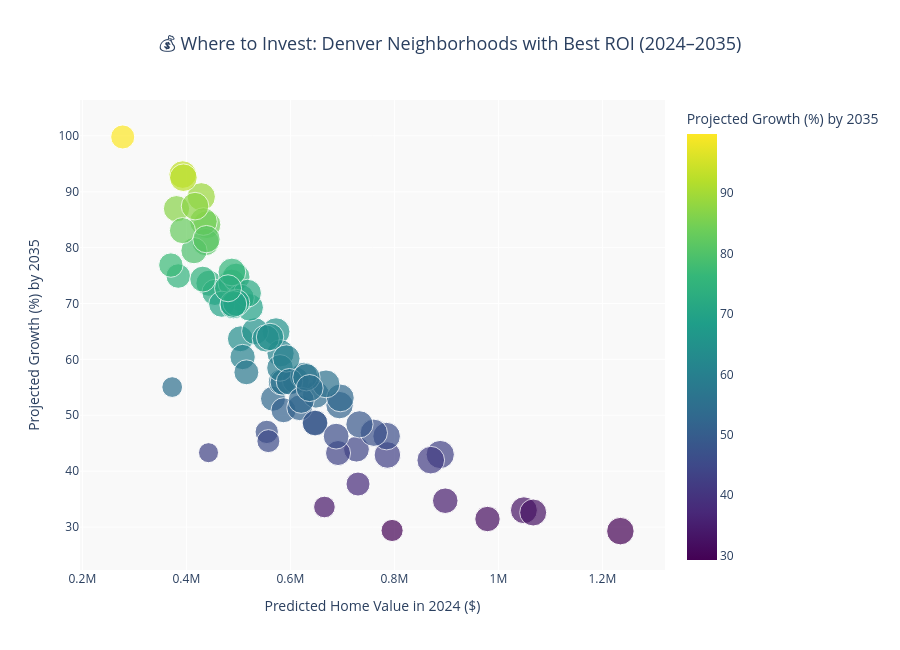

Write notebook code for a chart like this one.
### Code cell
import plotly.express as px

# Create a copy of your best investment opportunities
investment_df["Dollar Growth"] = investment_df["Growth ($)"]
investment_df["Percent Growth"] = investment_df["Growth (%)"]
investment_df["2024 Value"] = investment_df["Predicted Home Value_2024"]

# Interactive scatter plot
fig = px.scatter(
    investment_df,
    x="2024 Value",
    y="Percent Growth",
    size="Dollar Growth",
    color="Percent Growth",
    hover_name="Neighborhood",
    hover_data={
        "2024 Value": ":$,",
        "Percent Growth": ":.1f",
        "Dollar Growth": ":$,"
    },
    color_continuous_scale="Viridis",
    title="💰 Where to Invest: Denver Neighborhoods with Best ROI (2024–2035)",
    labels={
        "2024 Value": "Predicted Home Value in 2024 ($)",
        "Percent Growth": "Projected Growth (%) by 2035"
    },
    height=650
)

fig.update_layout(
    title_font=dict(size=18),
    title_x=0.5,
    plot_bgcolor="#f9f9f9"
)

fig.show()

### Figure 1 — Plotly figure (JSON) as saved in the notebook; plotly's stock layout.template omitted (floating-point values rounded to 4 significant figures)
{"data": [{"customdata": [[369753], [314945], [300110], [353923], [298666], [371811], [191681], [346301], [326468], [325954], [329511], [365701], [320857], [347858], [287973], [346151], [327470], [307800], [359905], [317231], [348502], [319451], [337385], [361406], [205184], [381905], [364786], [355032], [331396], [359078], [361572], [352283], [370411], [358072], [343168], [275216], [366438], [327827], [339195], [327022], [371864], [369673], [307053], [363256], [371807], [359045], [356454], [357220], [260787], [381709], [325914], [253080], [311668], [354581], [341593], [365128], [356381], [299102], [284585], [335054], [368762], [314739], [223517], [233831], [347802], [342803], [320849], [357614], [364278], [318305], [327096], [358346], [349582], [277035], [349157], [297335]], "hovertemplate": "<b>%{hovertext}</b><br><br>Predicted Home Value in 2024 ($)=%{x:$,}<br>Projected Growth (%) by 2035=%{marker.color:.1f}<br>Dollar Growth=%{customdata[0]:$,}<extra></extra>", "hovertext": ["Montbello", "Montclair", "Skyland", "Indian Creek", "Hale", "Fort Logan", "Berkley", "Hilltop", "Athmar Park", "Baker", "Barnum", "Barnum West", "Bear Valley", "Belcaro", "Capitol Hill", "Central Business District", "Chaffee Park", "Cherry Creek", "City Park", "City Park West", "Civic Center", "Congress Park", "Cory - Merrill", "Country Club", "Denver International Airport", "East Colfax", "Elyria Swansea", "Five Points", "Globeville", "Goldsmith", "Hampden", "Hampden South", "Harvey Park", "Harvey Park South", "Jefferson Park", "Lowry Field", "Mar Lee", "North Capitol Hill", "North Park Hill", "Northeast Park Hill", "Overland", "Platt Park", "Regis", "South Park Hill", "Southmoor Park", "Speer", "Union Station", "University", "University Hills", "University Park", "Villa Park", "Virginia Village", "Washington Park", "Washington Park West", "Washington Virginia Vale", "Wellshire", "West Colfax", "West Highland", "Westwood", "Whittier", "Gateway - Green Valley Ranch", "Highland", "Central Park", "Auraria", "Clayton", "Lincoln Park", "College View - South Platte", "Ruby Hill", "Valverde", "Sloan Lake", "Berkeley", "Sunnyside", "Rosedale", "Windsor", "Cheesman Park", "Cole"], "legendgroup": "", "marker": {"color": [84.1, 48.68, 52.96, 80.99, 50.9, 64.95, 43.31, 33.01, 73.63, 55.96, 79.46, 93.07, 63.68, 32.6, 74.91, 65.05, 71.98, 31.44, 51.82, 51.34, 53.69, 43.94, 42.89, 29.27, 55.05, 89.09, 92.51, 61.09, 86.96, 73.7, 69.3, 63.75, 74.73, 71.0, 56.23, 37.7, 84.66, 55.93, 58.47, 69.87, 71.85, 53.11, 60.42, 46.27, 55.62, 64.01, 46.87, 57.05, 47.03, 42.98, 83.04, 45.38, 34.71, 48.38, 69.65, 41.97, 60.16, 43.24, 76.87, 56.0, 75.64, 48.6, 33.59, 29.39, 70.14, 69.91, 74.37, 81.52, 87.42, 46.26, 52.68, 56.8, 54.87, 99.8, 72.72, 57.69], "coloraxis": "coloraxis", "size": [369753, 314945, 300110, 353923, 298666, 371811, 191681, 346301, 326468, 325954, 329511, 365701, 320857, 347858, 287973, 346151, 327470, 307800, 359905, 317231, 348502, 319451, 337385, 361406, 205184, 381905, 364786, 355032, 331396, 359078, 361572, 352283, 370411, 358072, 343168, 275216, 366438, 327827, 339195, 327022, 371864, 369673, 307053, 363256, 371807, 359045, 356454, 357220, 260787, 381709, 325914, 253080, 311668, 354581, 341593, 365128, 356381, 299102, 284585, 335054, 368762, 314739, 223517, 233831, 347802, 342803, 320849, 357614, 364278, 318305, 327096, 358346, 349582, 277035, 349157, 297335], "sizemode": "area", "sizeref": 954.8, "symbol": "circle"}, "mode": "markers", "name": "", "orientation": "v", "showlegend": false, "type": "scatter", "x": [439637, 646918, 566638, 437003, 586789, 572418, 442583, 1049101, 443404, 582486, 414699, 392949, 503837, 1066938, 384404, 532131, 454927, 979062, 694594, 617912, 649086, 727097, 786597, 1234608, 372745, 428657, 394335, 581158, 381092, 487188, 521764, 552613, 495645, 504304, 610262, 730086, 432810, 586124, 580085, 468032, 517571, 696099, 508165, 785116, 668515, 560931, 760504, 626114, 554559, 888208, 392456, 557717, 897850, 732890, 490466, 869968, 592349, 691698, 370199, 598306, 487553, 647600, 665482, 795622, 495896, 490381, 431437, 438708, 416694, 688023, 620893, 630837, 637105, 277601, 480117, 515404], "xaxis": "x", "y": [84.1, 48.68, 52.96, 80.99, 50.9, 64.95, 43.31, 33.01, 73.63, 55.96, 79.46, 93.07, 63.68, 32.6, 74.91, 65.05, 71.98, 31.44, 51.82, 51.34, 53.69, 43.94, 42.89, 29.27, 55.05, 89.09, 92.51, 61.09, 86.96, 73.7, 69.3, 63.75, 74.73, 71.0, 56.23, 37.7, 84.66, 55.93, 58.47, 69.87, 71.85, 53.11, 60.42, 46.27, 55.62, 64.01, 46.87, 57.05, 47.03, 42.98, 83.04, 45.38, 34.71, 48.38, 69.65, 41.97, 60.16, 43.24, 76.87, 56.0, 75.64, 48.6, 33.59, 29.39, 70.14, 69.91, 74.37, 81.52, 87.42, 46.26, 52.68, 56.8, 54.87, 99.8, 72.72, 57.69], "yaxis": "y"}], "layout": {"coloraxis": {"colorbar": {"title": {"text": "Projected Growth (%) by 2035"}}, "colorscale": [[0, "#440154"], [0.1111, "#482878"], [0.2222, "#3e4989"], [0.3333, "#31688e"], [0.4444, "#26828e"], [0.5556, "#1f9e89"], [0.6667, "#35b779"], [0.7778, "#6ece58"], [0.8889, "#b5de2b"], [1, "#fde725"]]}, "height": 650, "legend": {"itemsizing": "constant", "tracegroupgap": 0}, "plot_bgcolor": "#f9f9f9", "title": {"font": {"size": 18}, "text": "💰 Where to Invest: Denver Neighborhoods with Best ROI (2024–2035)", "x": 0.5}, "xaxis": {"anchor": "y", "domain": [0, 1], "title": {"text": "Predicted Home Value in 2024 ($)"}}, "yaxis": {"anchor": "x", "domain": [0, 1], "title": {"text": "Projected Growth (%) by 2035"}}}}
